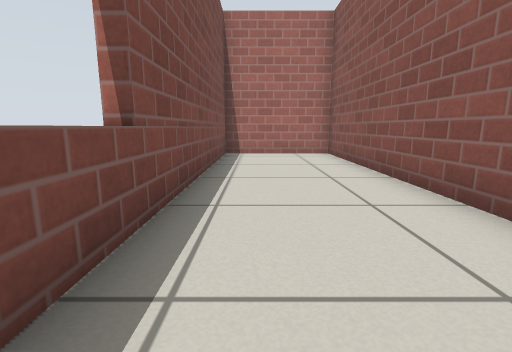
[1] (above)

16 first-person views from a walk through a world built for the Gazebo simulator. The camera is 0.5 m above the floor, tilts 10° down and sees 85° across. The floor is counted in squares, 0.5 m on a side. Each view is taken from the middle of a square. On the plan, view 1 faces up. The plan holds only what a view shows up to about 11 squares ahead; the rest is blank. Simple patterns stand in for the simulator's built-in surfaces.

[2]
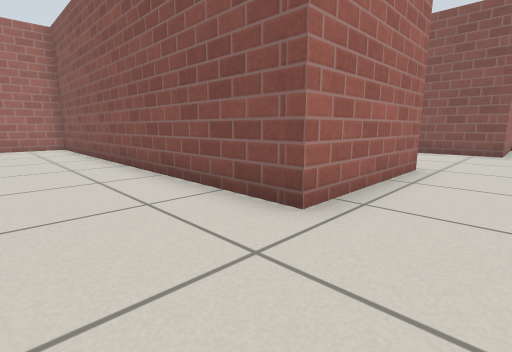

[3]
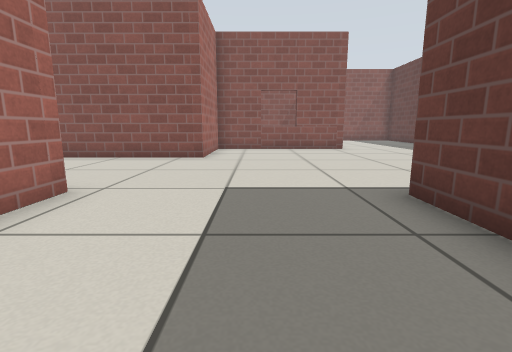

[4]
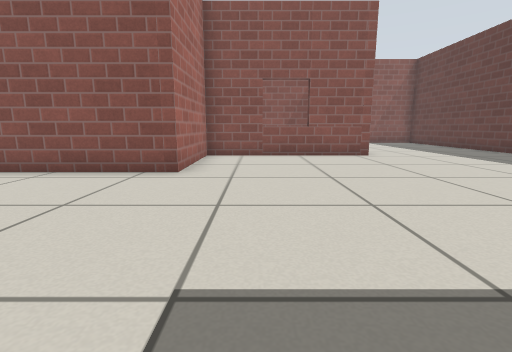

[5]
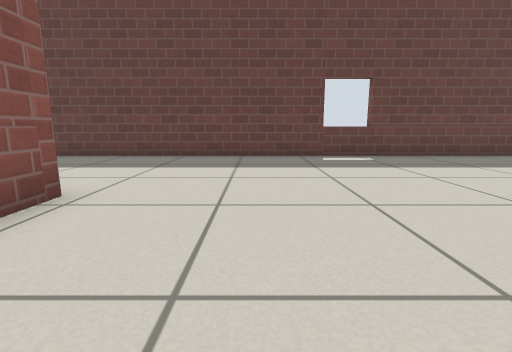

[6]
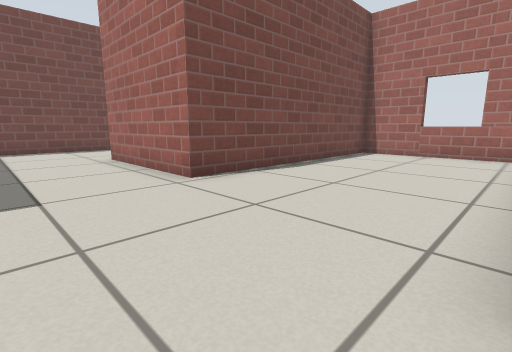

[7]
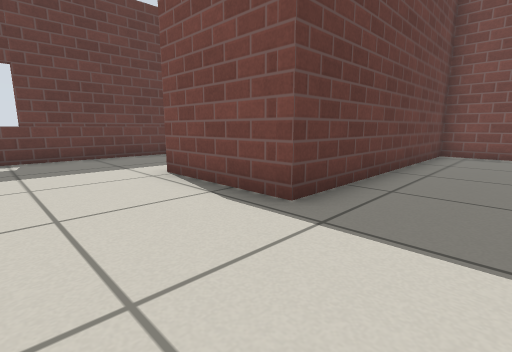

[8]
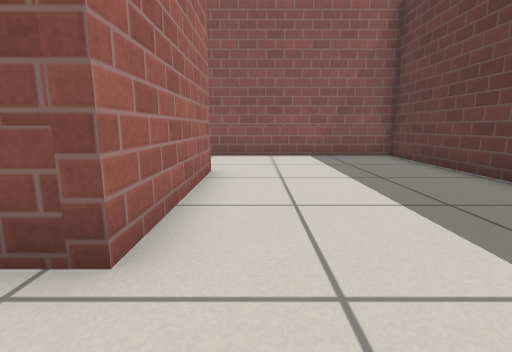

[9]
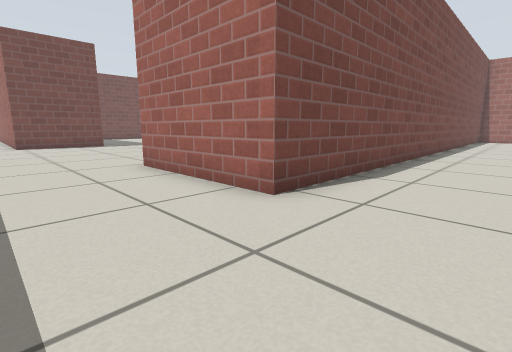

[10]
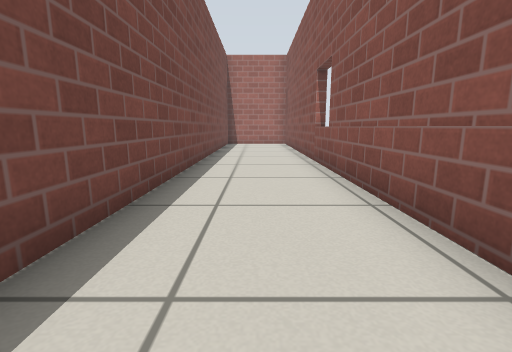

[11]
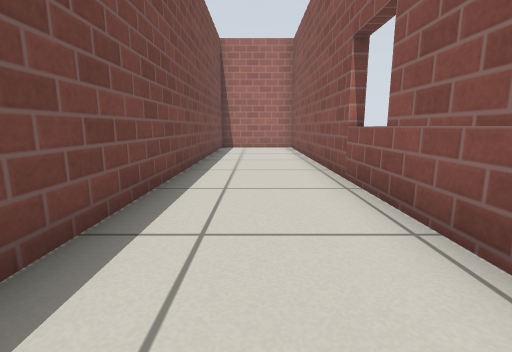

[12]
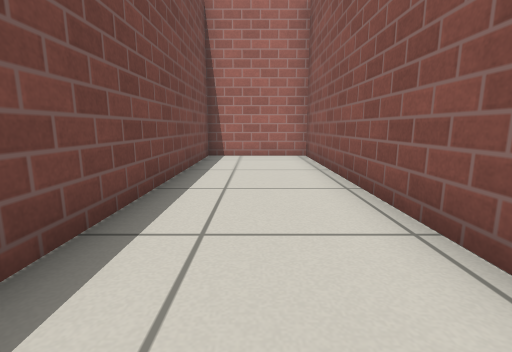

[13]
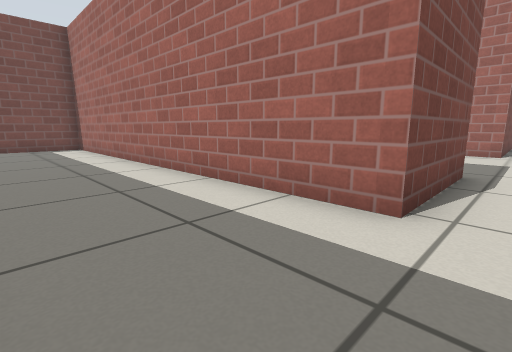

[14]
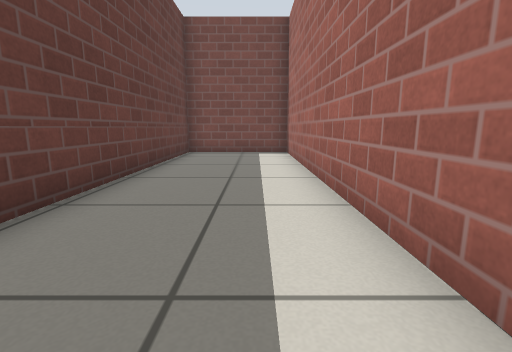

[15]
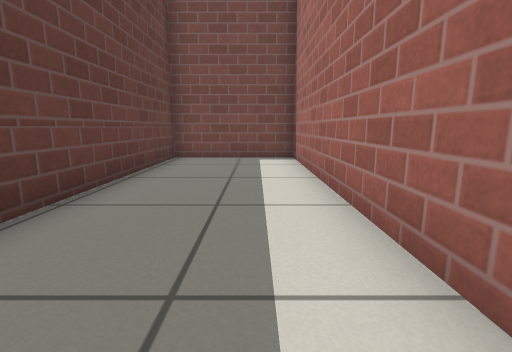

[16]
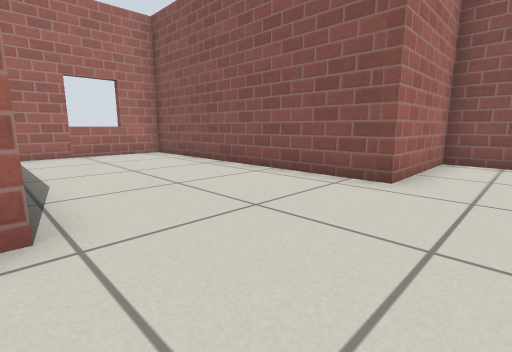

### Floor plan
Points are (right, up) in squares from view 1. A wall is a line through its corners. A room is listed if a view was taken in it or the views show most of it. See-through windows are left out.
Room 1 (views 1, 2, 3, 4, 5, 6, 7, 8, 9, 10, 11, 12, 13, 14, 15, 16)
walls: (4.1, -14.7) (23.7, -14.7) (23.7, -8.4); (-1.2, -1.6) (-1.2, -7.3) (7, -7.3) (7, -10.8) (-6.2, -10.8) (-6.2, -14.7) (2.2, -14.7); (23.7, -4.2) (23.7, 10.6) (20.3, 10.6) (20.3, -9) (15.8, -9) (15.8, -3.3) (12.1, -3.3) (12.1, 5.6) (7.2, 5.6) (7.2, -2.1) (2.7, -2.1) (2.7, 10.6) (-1.2, 10.6) (-1.2, 1.1)

Positions as (right, up) in squares from view 1, and headings:
1: (0, 0), facing up
2: (0, -4), facing up-right
3: (3, -5), facing right
4: (6, -5), facing right
5: (13, -5), facing down
6: (12, -5), facing up-left
7: (10, -5), facing down-left
8: (14, -10), facing right
9: (23, -12), facing up-left
10: (22, -6), facing up
11: (22, -3), facing up
12: (22, 1), facing up
13: (8, -14), facing up-left
14: (5, -12), facing left
15: (3, -12), facing left
16: (7, -5), facing up-right
